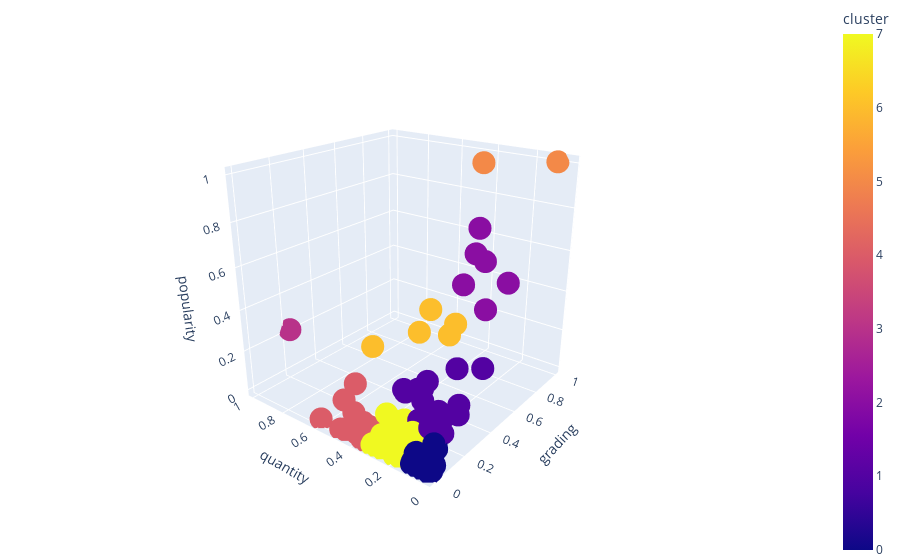

The notebook cell this image was saved under:
### Code cell
fig = px.scatter_3d(treated_nta_data,x='grading',y='quantity',z='popularity',color='cluster')
fig.update_layout(margin=dict(l=0, r=0, b=0, t=0))
fig.show()

### Figure 1 — Plotly figure (JSON) as saved in the notebook; plotly's stock layout.template omitted (floating-point values rounded to 4 significant figures; data arrays with more than 128 entries replaced by an {"elided": "..."} marker saying what was removed)
{"data": [{"hoverlabel": {"namelength": 0}, "hovertemplate": "grading=%{x}<br>quantity=%{y}<br>popularity=%{z}<br>cluster=%{marker.color}", "legendgroup": "", "marker": {"color": {"elided": "174 int values"}, "coloraxis": "coloraxis", "symbol": "circle"}, "mode": "markers", "name": "", "scene": "scene", "showlegend": false, "type": "scatter3d", "x": {"elided": "174 float values"}, "y": {"elided": "174 float values"}, "z": {"elided": "174 float values"}}], "layout": {"autosize": true, "coloraxis": {"colorbar": {"title": {"text": "cluster"}}, "colorscale": [[0, "#0d0887"], [0.1111, "#46039f"], [0.2222, "#7201a8"], [0.3333, "#9c179e"], [0.4444, "#bd3786"], [0.5556, "#d8576b"], [0.6667, "#ed7953"], [0.7778, "#fb9f3a"], [0.8889, "#fdca26"], [1, "#f0f921"]]}, "legend": {"tracegroupgap": 0}, "margin": {"b": 0, "l": 0, "r": 0, "t": 0}, "scene": {"aspectmode": "auto", "aspectratio": {"x": 1.01, "y": 0.9809, "z": 1.01}, "camera": {"center": {"x": 0, "y": 0, "z": 0}, "eye": {"x": -2.077, "y": -1.61, "z": 1.097}, "projection": {"type": "perspective"}, "up": {"x": 0, "y": 0, "z": 1}}, "domain": {"x": [0, 1], "y": [0, 1]}, "xaxis": {"title": {"text": "grading"}, "type": "linear"}, "yaxis": {"title": {"text": "quantity"}, "type": "linear"}, "zaxis": {"title": {"text": "popularity"}, "type": "linear"}}}}
